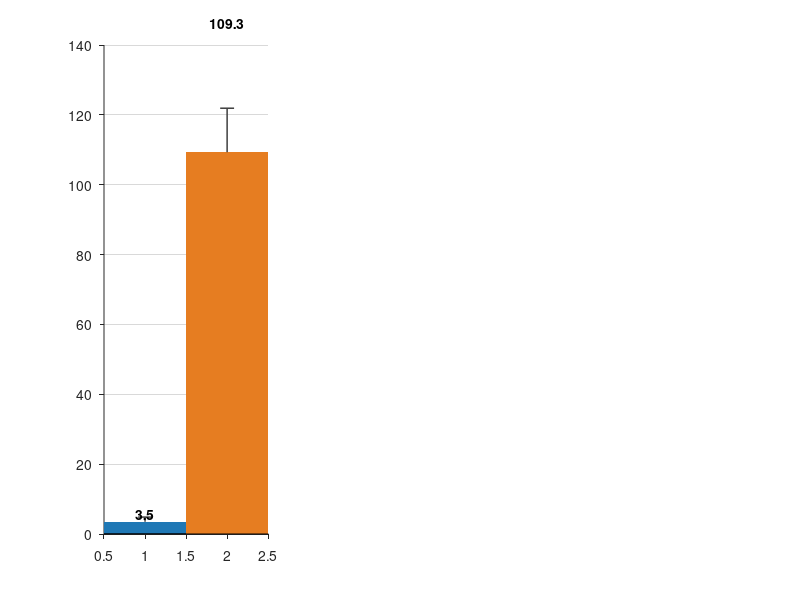

Here is the MATLAB script that generated this plot: (Note: this script raises an error after producing the figure.)
% MPC 연산시간 - nominal vs residual, 그리고 100배 낭비의 제거
%
% l4acados 의 solve() 는 nlp_solver_max_iter 만큼 preparation/feedback 을 무조건
% 반복한다(수렴 시 조기 종료 분기가 rti_log_residuals 에만 있다). acados 기본값
% 100 이 그대로 적용되어 제어 1스텝마다 SQP 를 100회 돌고 있었다 - nominal 은
% acados 자체 SQP_RTI 로 1회만 돈다. 10회면 100회와 조향 명령이 0.002도 이내로
% 같으므로 나머지 90회는 수렴한 문제를 다시 푸는 순수 낭비였다.
%   주행 중 계측: 109.3 ms -> 24.2 ms (10 Hz 예산의 24%)
%
% 데이터: fig_solvetime.mat  (results/solvetime_summary.py 가 생성)
% 실행:   results/matlab/ 폴더 안에서 `plot_solvetime`
% 요구:   base MATLAB 만 (툴박스 불필요). R2013a 이상.

clear; close all
load('fig_solvetime.mat')

NOM  = [0.12 0.47 0.71];
RES  = [0.90 0.49 0.13];
GREY = [0.55 0.55 0.55];

%% ---- 수치 표 출력 (명령창) ----
fprintf('\n=== Solve time measured in closed loop [ms] ===\n');
fprintf('%-26s %8s %8s %8s %8s %7s\n', 'configuration', ...
        'median','mean','p95','max','n');
for k = 1:size(inloop_stats,1)
    fprintf('%-26s %8.2f %8.2f %8.2f %8.1f %7d\n', inloop_names{k}, ...
            inloop_stats(k,1), inloop_stats(k,2), inloop_stats(k,3), ...
            inloop_stats(k,4), round(inloop_stats(k,5)));
end
fprintf('10 Hz budget = %.0f ms\n', budget_ms);

fprintf('\n=== Where the time goes (offline, one SQP iteration) ===\n');
for k = 1:numel(bd_ms)
    fprintf('%-28s %8.2f ms\n', bd_names{k}, bd_ms(k));
end

fprintf('\n=== SQP iteration sweep (offline) ===\n');
fprintf('%8s %12s %16s %16s\n', 'iters', 'solve [ms]', 'max |ddelta|', 'rms |ddelta|');
for k = 1:size(sweep,1)
    fprintf('%8d %12.2f %15.4f%s %15.4f%s\n', round(sweep(k,1)), sweep(k,2), ...
            sweep(k,3), char(176), sweep(k,4), char(176));
end
fprintf('nominal (offline) = %.2f ms\n', nominal_offline_ms);
fprintf(['ddelta = steering command difference vs the 100-iteration solution. ' ...
         '10 iterations already converged.\n\n']);

figure('Color','w','Position',[80 80 1280 380])

%% (a) 주행 중 계측 - 막대 중앙값, 수염 p95
subplot(1,3,1); hold on; box off
set(gca,'FontSize',10,'TickDir','out','YGrid','on', ...
        'GridColor',[.85 .85 .85],'GridAlpha',1,'Layer','bottom')
med = inloop_stats(:,1);  p95 = inloop_stats(:,3);
cols = [NOM; RES; RES];
for k = 1:3
    bar(k, med(k), 0.5, 'FaceColor', cols(k,:), 'EdgeColor','none');
    plot([k k], [med(k) p95(k)], '-', 'Color', [0.25 0.25 0.25], 'LineWidth', 1.1);
    plot(k, p95(k), '_', 'Color', [0.25 0.25 0.25], 'MarkerSize', 10, 'LineWidth', 1.1);
    text(k, p95(k)*1.20, sprintf('%.1f', med(k)), ...
         'HorizontalAlignment','center','FontSize',10,'FontWeight','bold');
end
plot([0.4 3.6], [budget_ms budget_ms], '--', 'Color', GREY, 'LineWidth', 1.6);
text(3.55, budget_ms*1.35, sprintf('10 Hz budget  %d ms', budget_ms), ...
     'Color', GREY, 'FontSize', 9, 'HorizontalAlignment','right');
text(2, 0.52, 'before', 'HorizontalAlignment','center','FontSize',9,'Color',RES);
text(3, 0.52, 'after',  'HorizontalAlignment','center','FontSize',9,'Color',RES);
set(gca,'XTick',1:3,'XTickLabel',{'Nominal','Residual','Residual'},'YScale','log')
xlim([0.4 3.6]); ylim([0.4 400])
ylabel('Solve time  [ms]   (bar median, whisker p95)')
title('(a)  Measured in closed loop','FontSize',11,'FontWeight','normal')

%% (b) 시간은 SQP 반복 횟수에 정비례한다
subplot(1,3,2); hold on; box off
set(gca,'FontSize',10,'TickDir','out','XGrid','on','YGrid','on', ...
        'GridColor',[.85 .85 .85],'GridAlpha',1,'Layer','bottom')
it = sweep(:,1); ms = sweep(:,2);
plot([1 100], [budget_ms budget_ms], '--', 'Color', GREY, 'LineWidth', 1.6);
plot([1 100], [nominal_offline_ms nominal_offline_ms], ':', 'Color', NOM, 'LineWidth', 1.8);
plot(it, ms, '-o', 'Color', RES, 'LineWidth', 2, 'MarkerSize', 6, 'MarkerFaceColor', RES);
plot(10,  ms(it==10),  'o', 'Color','k', 'MarkerSize', 12, 'LineWidth', 1.6);
plot(100, ms(it==100), 'o', 'Color','k', 'MarkerSize', 12, 'LineWidth', 1.6);
text(10,  ms(it==10)*0.42,  'after',  'FontSize',9,'HorizontalAlignment','center');
text(100, ms(it==100)*2.1,  'before', 'FontSize',9,'HorizontalAlignment','right');
text(1.15, nominal_offline_ms*0.58, 'nominal', 'Color', NOM, 'FontSize', 9);
text(1.15, budget_ms*1.35, sprintf('10 Hz budget  %d ms', budget_ms), ...
     'Color', GREY, 'FontSize', 9);
set(gca,'XScale','log','YScale','log')
xlim([0.85 130]); ylim([0.3 400])
xlabel('SQP iterations per control step'); ylabel('Solve time  [ms]')
title('(b)  Time scales with iteration count','FontSize',11,'FontWeight','normal')

%% (c) 해는 10회에서 이미 수렴 - 나머지 90회는 낭비
subplot(1,3,3); hold on; box off
set(gca,'FontSize',10,'TickDir','out','XGrid','on','YGrid','on', ...
        'GridColor',[.85 .85 .85],'GridAlpha',1,'Layer','bottom')
dev = sweep(:,3);
dev(dev <= 0) = 1e-4;                       % log 축 표시용 하한
plot(it, dev, '-s', 'Color', RES, 'LineWidth', 2, 'MarkerSize', 6, 'MarkerFaceColor', RES);
plot(10, dev(it==10), 'o', 'Color','k', 'MarkerSize', 12, 'LineWidth', 1.6);
text(10, dev(it==10)*8, sprintf('%.4f\\circ', sweep(it==10,3)), ...
     'FontSize',9,'HorizontalAlignment','center');
set(gca,'XScale','log','YScale','log')
xlim([0.85 130]); ylim([5e-5 40])
xlabel('SQP iterations per control step')
ylabel('Steering difference vs 100 iters  [deg]')
title('(c)  Converged already at 10','FontSize',11,'FontWeight','normal')
